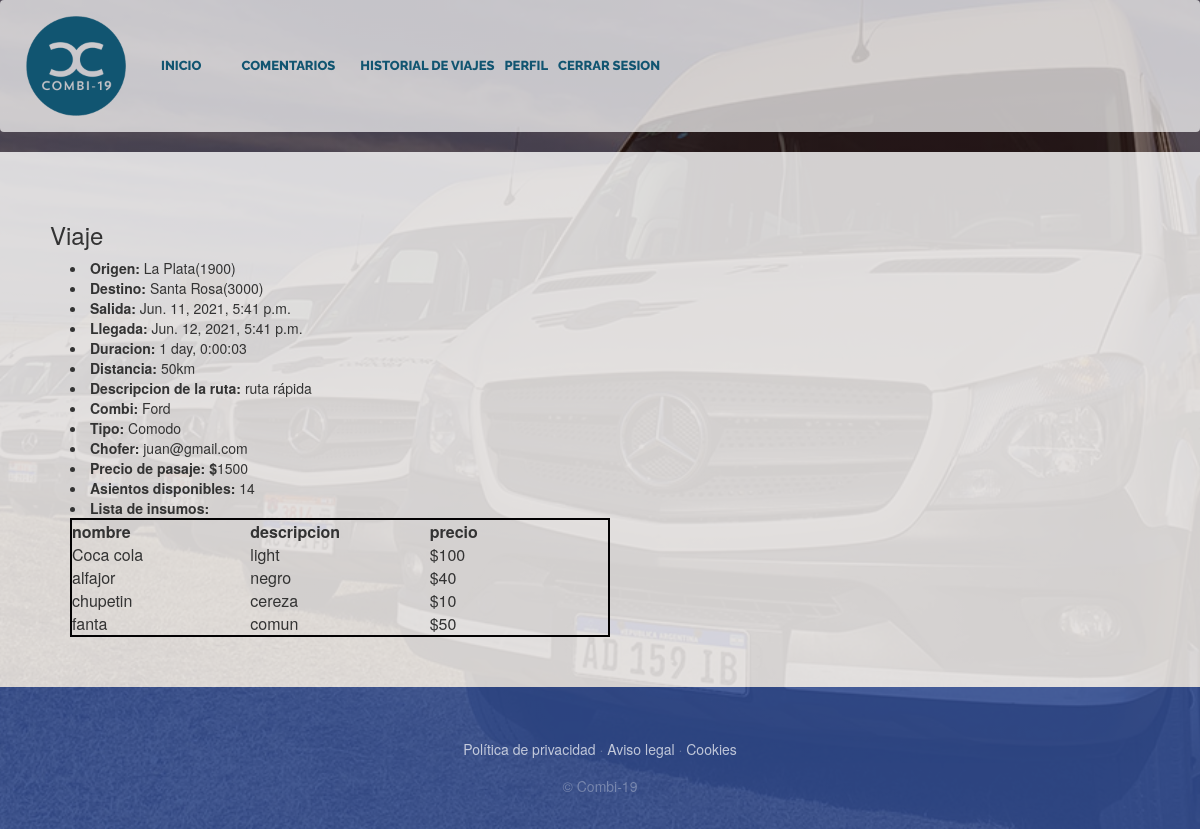
/infoViaje/23 (signed in), run on an earlier commit of the app's database.
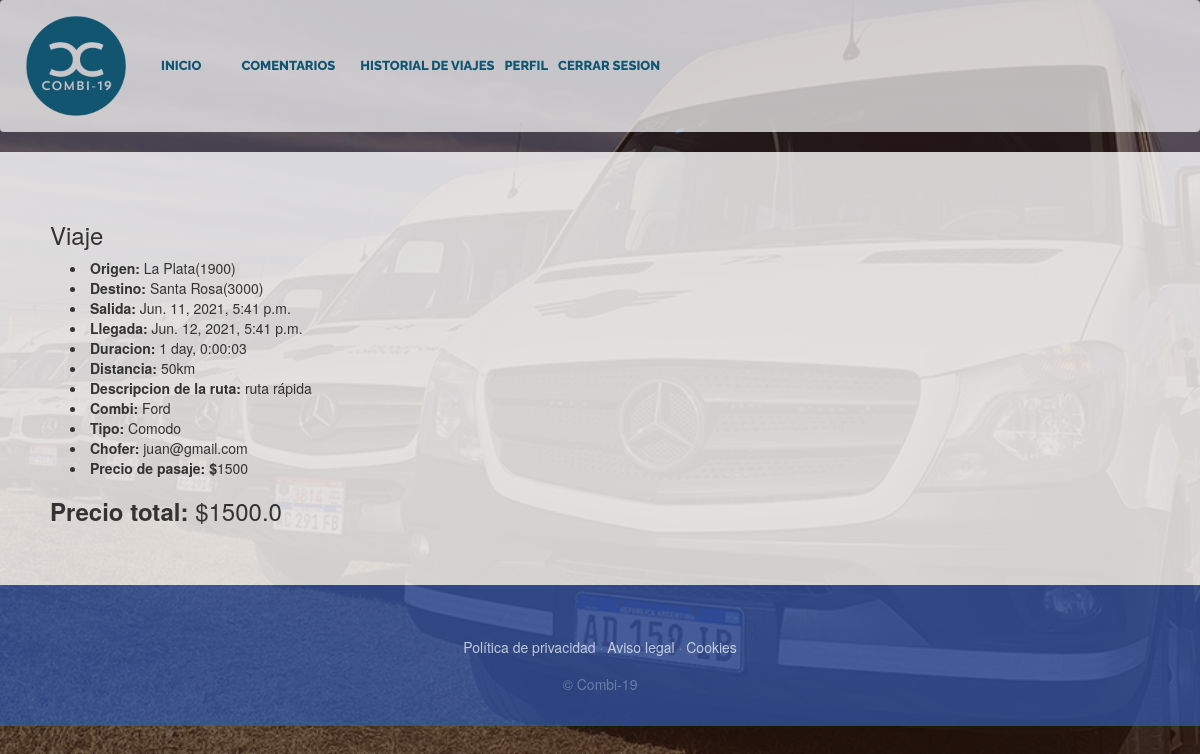
And on a later commit of the database.
### PaginaDePruebaApp/models.py (models this page shows, shortened)
class Viaje(models.Model):
    enCurso=models.BooleanField(default=False, verbose_name="Viaje iniciado")
    finalizado=models.BooleanField(default=False, verbose_name="Viaje finalizado")
    insumo = models.ManyToManyField(Insumo, verbose_name="Lista de insumos", blank=True)
    combi = models.ForeignKey(Combi, verbose_name="Lista de combis",on_delete=models.PROTECT)
    ruta = models.ForeignKey(Ruta, verbose_name="ruta",on_delete=models.PROTECT)
    fechaSalida=models.DateTimeField()
    fechaLlegada=models.DateTimeField()
    duracion=models.CharField(max_length=20, default='')
    asientosDisponibles=models.PositiveIntegerField()
    precio=models.PositiveIntegerField()
    imprevisto=models.ForeignKey(Imprevisto,null= True,blank=True,on_delete=models.SET_NULL)
    class Meta:
        verbose_name="Viaje"
        verbose_name_plural="Viajes"

class Ruta(models.Model):
    id = models.AutoField(primary_key=True)
    origen = models.ForeignKey(Lugar, on_delete= models.PROTECT,related_name = 'rutaOrigen')
    destino = models.ForeignKey(Lugar, on_delete= models.PROTECT, related_name = 'rutaDestino')
    distancia=models.PositiveIntegerField() #distancia en km
    descripcion = models.CharField(max_length=50, blank=False)
    class Meta:
        unique_together=('origen','destino','descripcion')  ## hace que no puede haber otra ruta con estos 3 campos iguales
        verbose_name="Ruta"
        verbose_name_plural="Rutas"

class Lugar(models.Model):
    nombre=models.CharField(max_length=30)
    codigoPostal=models.IntegerField(unique=True, primary_key=True)
    def __str__(self):
        return "{0}({1})".format(self.nombre, self.codigoPostal)
    class Meta:
        verbose_name="Lugar"
        verbose_name_plural="Lugares"

class Combi(models.Model):
    TIPO = (
        ('Comodo', 'Cómodo'),
        ('SuperComodo', 'Súper Comodo'),
    )
    modelo=models.CharField(max_length=30)
    cantAsientos= models.PositiveIntegerField(default=0)
    patente = models.CharField(max_length=20, unique=True)
    chofer = models.OneToOneField(Chofer, on_delete= models.PROTECT)
    tipo=models.CharField(max_length=11,choices=TIPO, default='Comodo')
    class Meta:
        verbose_name="Combi"
        verbose_name_plural="Combis"

class Chofer(models.Model):
    user=models.OneToOneField(User, on_delete=models.CASCADE, primary_key=True)
    telefono= models.PositiveIntegerField(null= True,blank= False, max_length=10)
    def __str__(self):
        return self.user.email
    class Meta:
        verbose_name="Chofer"
        verbose_name_plural="Choferes"

class User(AbstractUser):
    username=None
    email=models.EmailField(_('email address'), unique=True)
    USERNAME_FIELD='email'
    REQUIRED_FIELDS = []
    objects=CustomUserManager()
    esCliente=models.BooleanField(default=False)
    esChofer=models.BooleanField(default=False)
    class Meta:
        verbose_name="Usuario"
        verbose_name_plural="Usuarios"

class Insumo(models.Model):
    nombre=models.CharField(max_length=30, unique=True, primary_key=True)
    descripcion=models.CharField(max_length=50) #esto sería opcional
    precio=models.PositiveIntegerField()
    stock=models.PositiveIntegerField(default=0)
    class Meta:
        verbose_name="Insumo"
        verbose_name_plural="Insumos"

class Compra(models.Model):
    fechaCompra=models.DateTimeField(auto_now_add=True)
    total=models.FloatField()
    viaje = models.ForeignKey(Viaje, on_delete= models.CASCADE)
    user = models.ForeignKey(Cliente, on_delete= models.CASCADE)
    insumos = models.ManyToManyField(Insumo,default=None,null=True,through='CantidadInsumo')
    comentario=models.OneToOneField(Comentario,on_delete=models.SET_NULL,default=None,null=True)
    invitados=models.ManyToManyField(Invitado,default=None,null=True)
    pendiente=models.BooleanField(default=False)
    cancelado=models.BooleanField(default=False)
    class Meta:
        verbose_name="Compra"
        verbose_name_plural="Compras"

### PaginaDePruebaApp/views.py (the view)
# urls.py: path('infoViaje/<int:id_viaje>', views.infoViaje, name= "infoViaje"),
def infoViaje(request, id_viaje):
    viaje = Viaje.objects.get(pk=id_viaje)
    viajeInsumosQuery=Viaje.insumo.through.objects.filter(viaje_id=id_viaje)
    insumos=list(Insumo.objects.get(pk=viajeInsumo.insumo_id) for viajeInsumo in viajeInsumosQuery)
    if request.user.is_authenticated:
        compras = Compra.objects.filter(viaje__id__icontains=id_viaje, user__user__id__icontains=request.user.id)
        if compras:
            for compra in compras:
                if not compra.cancelado:
                    insumosComprados=getInsumosCompra(compra.id)
                    insumosCompradosConCantidad=getInsumosConCantidad(insumosComprados,compra)
                    invitados=getInvitadosCompra(compra.id)
                    return render(request,"PaginaDePruebaApp/infoViaje.html",{"viaje": viaje,"insumos":insumos,"compra":compra,"invitados":invitados,"insumosCompradosConCantidad":insumosCompradosConCantidad})
                return render(request,"PaginaDePruebaApp/infoViaje.html",{"viaje": viaje,"insumos":insumos,"compra":compra})
    return render(request,"PaginaDePruebaApp/infoViaje.html",{"viaje": viaje,"insumos":insumos})

### PaginaDePruebaApp/views.py (called while the page is built)
def getInvitadosCompra(id_compra):
    compraInvitadosQuery=Compra.invitados.through.objects.filter(compra_id=id_compra)
    id_invitados=compraInvitadosQuery.values_list('invitado_id')
    invitadosQuery=Invitado.objects.filter(pk__in=id_invitados)
    return list(invitado for invitado in invitadosQuery)

def getInsumosCompra(id_compra):
    compraInsumosQuery=Compra.insumos.through.objects.filter(compra_id=id_compra)
    id_insumos=compraInsumosQuery.values_list('insumo_id')
    insumosQuery=Insumo.objects.filter(pk__in=id_insumos)
    return list(insumo for insumo in insumosQuery)

def getInsumosConCantidad(listaInsumos,compra):
    insumosCantidadQuery=CantidadInsumo.objects.filter(compra_id=compra.id,insumo__in=listaInsumos)
    listaCantidades=list(cantInsumo.cantidad for cantInsumo in insumosCantidadQuery)
    return list(zip(listaInsumos,listaCantidades))

### PaginaDePruebaApp/templates/PaginaDePruebaApp/infoViaje.html (shortened to what this page needs)
{% extends "PaginaDePruebaApp/base.html" %}
{% load static %}
{% block content %}
<div style="background-color: rgba(255, 255, 255,0.8); padding:50px">
    <h3>Viaje</h3>
    <li style="margin-left: 20px;"><b>Origen: </b>{{viaje.ruta.origen}}</li>
    <li style="margin-left: 20px;"><b>Destino: </b>{{viaje.ruta.destino}}</li>
    <li style="margin-left: 20px;"><b>Salida: </b>{{viaje.fechaSalida}}</li>
    <li style="margin-left: 20px;"><b>Llegada: </b>{{viaje.fechaLlegada}}</li>
    <li style="margin-left: 20px;"><b>Duracion: </b>{{viaje.duracion}}</li>
    <li style="margin-left: 20px;"><b>Distancia: </b>{{viaje.ruta.distancia}}<text>km</text></li>
    <li style="margin-left: 20px;"><b>Descripcion de la ruta: </b>{{viaje.ruta.descripcion}}</li>
    <li style="margin-left: 20px;"><b>Combi: </b>{{viaje.combi.modelo}}</li>
    <li style="margin-left: 20px;"><b>Tipo: </b>{{viaje.combi.tipo}}</li>
    <li style="margin-left: 20px;"><b>Chofer: </b>{{viaje.combi.chofer}}</li>
    <li style="margin-left: 20px;"><b>Precio de pasaje: $</b>{{viaje.precio}}</li>
    {% if not compra %}
    <li style="margin-left: 20px;"><b>Asientos disponibles: </b>{{viaje.asientosDisponibles}}</li>
    <li style="margin-left: 20px;"><b>Lista de insumos:</b>
        <div>
            <table id=tabla-insumos>
            <thead>
                <tr>
                    <th>nombre</th>
                    <th>descripcion</th>
                    <th>precio</th>
                </tr>
            </thead>
            <tbody>
            {% for insumo in insumos %}
                <tr>
                    <td>{{insumo.nombre}}</td>
                    <td>{{insumo.descripcion}}</td>
                    <td>${{insumo.precio}}</td>
                </tr>
            {% endfor %}
            </tbody>
            </table>
        </div>
    </li>
    {% else %}
        {% if not compra.cancelado %}
            <h3 ><b> Precio total: </b>${{compra.total}}</h3>
        {% endif %}
    {% endif %}
</div>
{% endblock %}

### PaginaDePruebaApp/templates/PaginaDePruebaApp/base.html (shortened to what this page needs)
<html>
<head>
    {% load static %}
    <link href="{% static 'PaginaDePruebaApp/vendor/bootstrap/css/bootstrap.min.css' %}" rel="stylesheet">
    <link href="{% static 'PaginaDePruebaApp/css/comentarios2.css' %}" rel="stylesheet">
    <link href="{% static 'PaginaDePruebaApp/css/gestion.css' %}" rel="stylesheet">
<link rel="stylesheet" href="https://maxcdn.bootstrapcdn.com/bootstrap/3.4.1/css/bootstrap.min.css">
<link rel="stylesheet" href="https://cdnjs.cloudflare.com/ajax/libs/bootstrap-datetimepicker/4.17.47/css/bootstrap-datetimepicker.css">
</head>
<body>
    <nav class="navbar navbar-expand-lg navbar-dark py-lg-4" id="mainNav">
        <div class="container-fluid">
            <img src="{% static 'PaginaDePruebaApp/img/logo.png'%}" alt="" width="100">
            <div class="collapse navbar-collapse" id="navbarResponsive">
                <ul class="navbar-nav mx-auto">
                    <li class="nav-item {% if request.path == 'Inicio' %}active{% endif %} px-lg-4">
                        <a class="nav-link text-uppercase text-expanded" href="{% url 'Inicio' %}">Inicio</a>
                    </li>
                    <li class="nav-item {% if request.path == 'Comentarios' %}active{% endif %} px-lg-4">
                        <a class="nav-link text-uppercase text-expanded" href="{% url 'Comentarios' %}">Comentarios</a>
                    </li>
                    {% if user.is_authenticated %}
                        {% if user.esCliente %}
                            <li class="nav-item">
                                <a class="nav-link text-uppercase text-expanded" href="{% url 'HistorialDeViajes' %}">Historial de viajes</a>
                            </li>
                            <li class="nav-item">
                                <a class="nav-link text-uppercase text-expanded" href="{% url 'Perfil' %}">Perfil</a>
                            </li>
                        {% endif %}
                        <li class="nav-item">
                            <a class="nav-link text-uppercase text-expanded" href="{% url 'logout' %}">Cerrar sesion</a>
                        </li>
                    {% endif %}
                </ul>
            </div>
        </div>
    </nav>
    {% block content %}
    {% endblock %}
    <footer id="fot" class="footer text-faded text-center py-5">
        <div class="container">
            <p class="m-0 mbt">
                <a href="sample.html" class="link">Política de privacidad</a> ·
                <a href="sample.html" class="link">Aviso legal</a> ·
                <a href="sample.html" class="link">Cookies</a>
            </p>
            <p class="m-0 mbt1">&copy; Combi-19</p>
        </div>
    </footer>
</body>
</html>

### PaginaDePruebaApp/static/PaginaDePruebaApp/css/gestion.css (style rules this page uses)
body { font-family: 'Lora'; background: linear-gradient(rgba(47, 23, 15, 0.65), rgba(47, 23, 15, 0.65)), url("../img/fondo.jpg"); background-attachment: fixed; background-position: center; background-size: cover; }
h1, h2, h3, h4, h5, h6 { font-family: 'Raleway'; }
p { line-height: 1.75; }
.text-faded { color: rgba(255, 255, 255, 0.3); }
#mainNav { font-family: 'Raleway'; background-color: rgba(255, 255, 255, 0.7); }
#mainNav .navbar-nav .nav-item .nav-link { color: #115571; font-weight: 800; }
@media (min-width: 992px) { #mainNav .navbar-nav .nav-item .nav-link { font-size: 1.3rem; } }
.footer { clear: both; background-color: rgba(50, 91, 179, 0.7); }
.mbt { padding-top: 2rem; }
.mbt1 { padding-top: 1.25rem; }
a.link { color: rgba(255, 255, 255, 0.7); }

What changed in the data, as far as the page shows it:
no longer on this page (row edited): Insumo: nombre "Coca cola", descripcion "light", precio "100"
no longer on this page (row unchanged): Insumo: nombre "alfajor", descripcion "negro", precio "40"
no longer on this page (row unchanged): Insumo: nombre "chupetin", descripcion "cereza", precio "10"
no longer on this page (row edited): Insumo: nombre "fanta", descripcion "comun", precio "50"
shown differently, row unchanged: Viaje "Santa Rosa(3000)": asientosDisponibles "14" → (not shown)
added Compra: total "1500.0"
Also different on the page:
text no longer shown: "Asientos disponibles: Lista de insumos: nombre descripcion precio"
text now shown: "Precio total: $"
